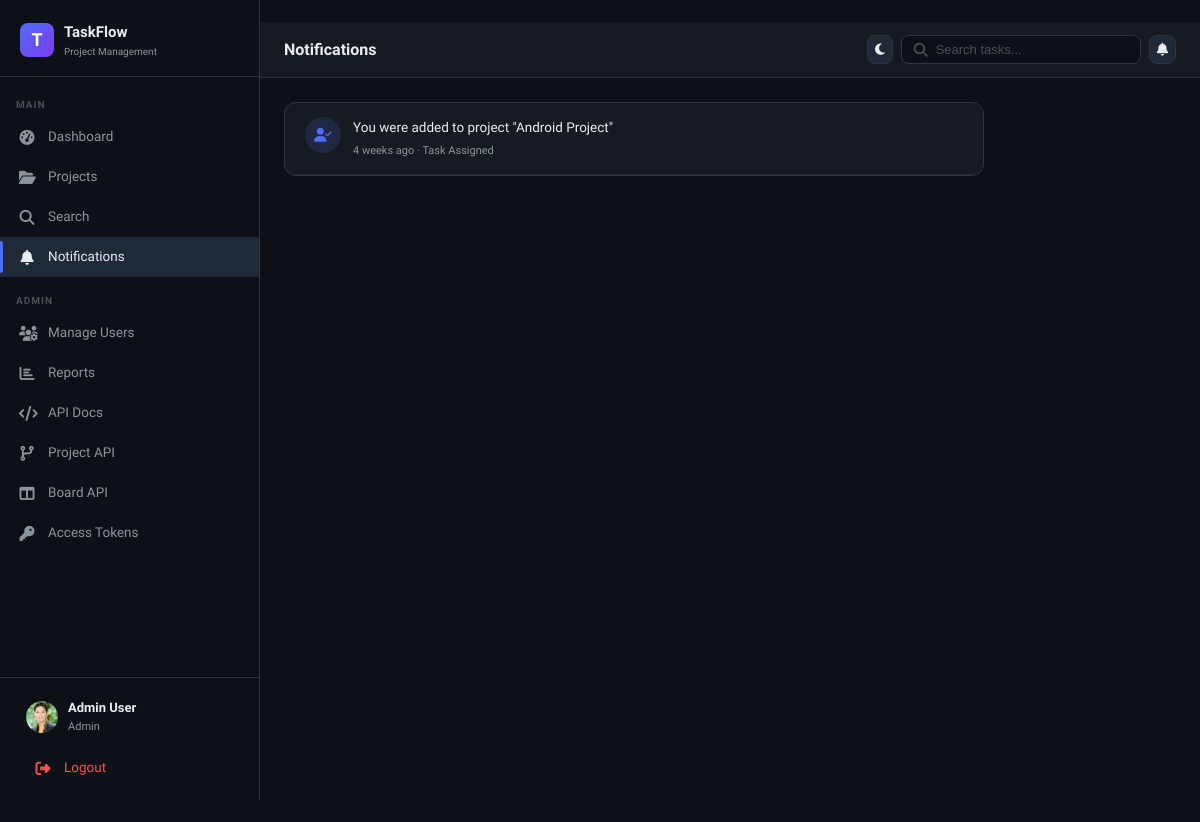
The app's page /notifications/ (signed in), older data.
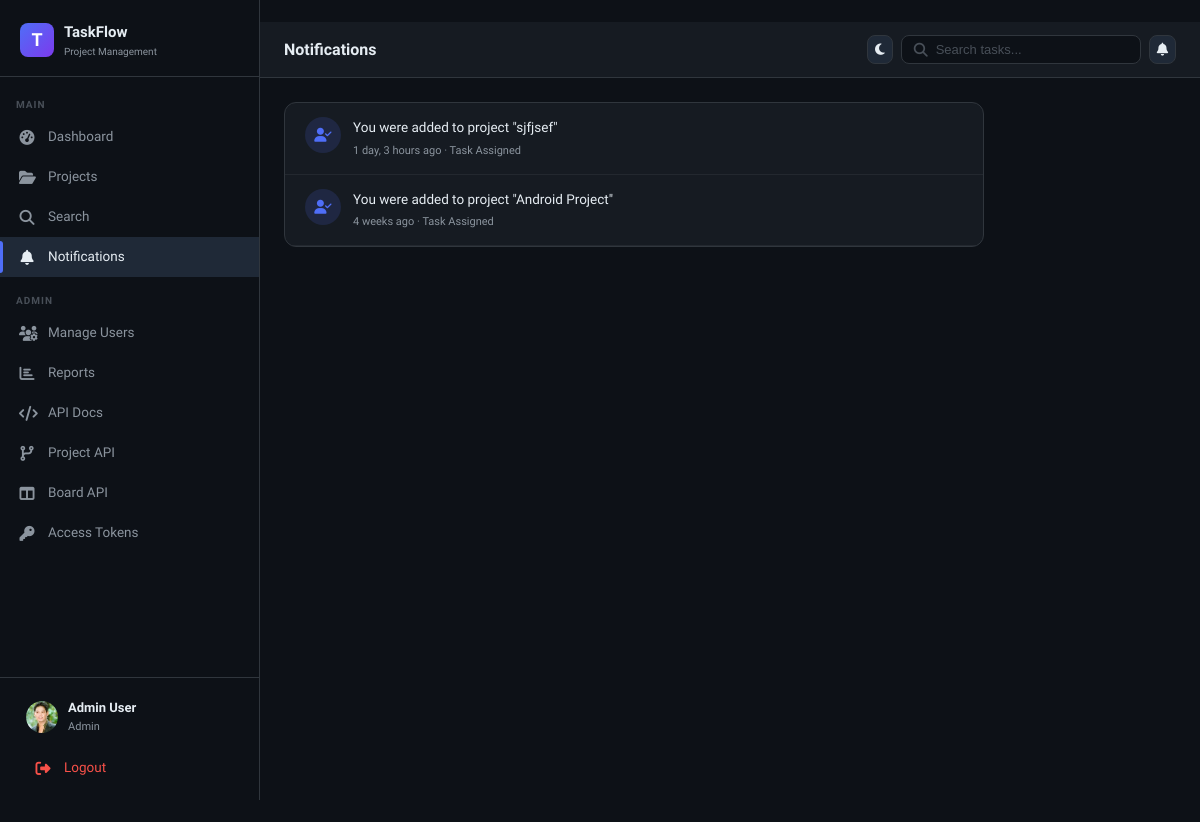
The same page, newer data.
### core/models.py (models this page shows, shortened)
class Notification(models.Model):
    TYPE_CHOICES = [
        ("assigned", "Task Assigned"),
        ("comment", "New Comment"),
        ("deadline", "Deadline Soon"),
        ("status", "Status Changed"),
        ("mention", "Mentioned"),
    ]
    user = models.ForeignKey(
        User, on_delete=models.CASCADE, related_name="notifications"
    )
    type = models.CharField(max_length=20, choices=TYPE_CHOICES)
    message = models.TextField()
    link = models.CharField(max_length=255, blank=True)
    is_read = models.BooleanField(default=False)
    created_at = models.DateTimeField(auto_now_add=True)
    class Meta:
        ordering = ["-created_at"]

### core/views.py (the view)
# urls.py: path('notifications/',                   api_views.NotificationListAPIView.as_view(),         name='api_notifications'),
@login_required
def notifications(request):
    notifs = request.user.notifications.all()[:30]
    request.user.notifications.filter(is_read=False).update(is_read=True)
    context = {
        "notifications": notifs,
        "unread_count": 0,
    }
    return render(request, "notifications.html", context)

### core/models.py (called while the page is built)
    @property
    def is_admin(self):
        return self.role == "admin"

### templates/notifications.html (shortened to what this page needs)
﻿{% extends 'base.html' %}
{% block page_title %}Notifications{% endblock %}
{% block content %}
<div style="max-width:700px">
  <div class="card">
    <div class="card-body" style="padding:0">
      {% for n in notifications %}
      <div style="display:flex;align-items:flex-start;gap:12px;padding:14px 20px;border-bottom:1px solid rgba(48,54,61,.5);{% if not n.is_read %}background:rgba(79,110,247,.04){% endif %}">
        <div style="width:36px;height:36px;border-radius:50%;flex-shrink:0;display:flex;align-items:center;justify-content:center;
          {% if n.type == 'assigned' %}background:rgba(79,110,247,.15);color:var(--accent)
          {% elif n.type == 'comment' %}background:rgba(46,160,67,.15);color:var(--green)
          {% elif n.type == 'deadline' %}background:rgba(210,153,34,.15);color:var(--yellow)
          {% else %}background:rgba(139,148,158,.1);color:var(--text-muted){% endif %}">
          <i class="fa-solid fa-{% if n.type == 'assigned' %}user-check{% elif n.type == 'comment' %}comment{% elif n.type == 'deadline' %}clock{% else %}bell{% endif %}"></i>
        </div>
        <div style="flex:1">
          <div style="font-size:13.5px;{% if not n.is_read %}font-weight:600{% endif %}">{{ n.message }}</div>
          <div style="font-size:11px;color:var(--text-muted);margin-top:3px">{{ n.created_at|timesince }} ago · {{ n.get_type_display }}</div>
        </div>
      </div>
      {% empty %}
      <div style="text-align:center;padding:64px;color:var(--text-muted)">
        <i class="fa-solid fa-bell-slash" style="font-size:40px;margin-bottom:16px;display:block;opacity:.2"></i>
        No notifications yet
      </div>
      {% endfor %}
    </div>
  </div>
</div>
{% endblock %}

Row changes from the older to the newer data that the page shows:
added Notification: message "You were added to project \"sjfjsef\"", created_at "1 day, 3 hours", type "Task Assigned"
